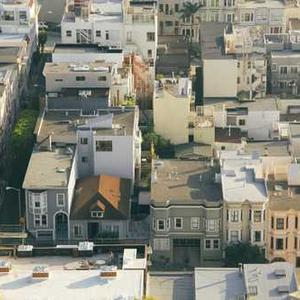
%> input picture Program/mesto.jpg, 300 x 300 px
$ octave slikaBarva.m   (GNU Octave 9; MATLAB toolbox functions it lacks are replaced by stand-ins)
%> lines starting %> are read from the running program, lines starting %| are printed output that depends on the picture
### Program/lmafit.m
function Y = lmafit(data, mask, rank)
    [n1, n2] = size(data);

    %zacnemo z nakljucno generiranima matrikama
    X = rand(n1, rank) * 255 - 127;
    Y = rand(rank, n2) * 255 - 127;
    %Z je na zacetku nastavljen na znane vrednosti
    Z = data .* mask;
    newXY = X*Y;
    stopCriteria = false;
    k = 0;
    while ~stopCriteria
        k = k + 1
        oldXY = newXY;

        %izracun X^(k + 1)
        X = Z*pinv(Y);
        %izracun Y^(k + 1)
        Y = pinv(X)*Z;
        newXY = X*Y;

        %izracun Z^(k + 1), znane vrednosti popravimo
        Z = newXY + ((data - newXY) .* mask);

        %preverimo ce je konvergenci pogoj dosezen
        stopCriteria = canStop(newXY, oldXY);
    end

    Y = Z;
end


%konvergencni pogoj
function b = canStop(A, B)

    parameter = norm(A-B, "fro")
    b = parameter < 1e-4;

end

### Program/solver.m
function Y = matrixMinimization(data, mask, method, rank)

    %vedno moramo podati vsaj data in mask
    if nargin < 2
        error('Zahtevani matriki s podatki in maska')
    end

    %ce metoda ni podana privzamemo algoritem nnm
    if nargin < 3
        method =   'nnm'
    end

    %ce je izbrana metoda nnm ali svt, klicemo primerne funkcije
    switch method
        case 'nnm'
            Y = nnm(data, mask);
            return
        case 'svt'
            Y = svt(data, mask);
            return
    end

    %ce izbrana metoda ni nnm ali svt je potrebno podati informacijo o rangu
    if nargin < 4
        error('Ali ste pozabili podati rang')
    end

    %izberemo primeren algoritem ali obvestimo da ne obstaja
    switch method
        case 'tnnm'
            Y = tnnm(data, mask, rank);
            return
        case 'lmafit'
            Y = lmafit(data, mask, rank);
            return
        case 'asd'
            Y = asd(data, mask, rank);
            return

        otherwise
            error('Taka metoda ne obstaja')
    end

### Program/slikaBarva.m
%nalozimo sliko
img = imread('mesto.jpg');
%> img is the input picture: size 300x300x3 uint8; mean R, G, B 134.5, 134, 122.6
znanihVrednosti = 0.35;
[n1, n2, n3] = size(img)
%> n1 = 300; n2 = 300; n3 = 3
A = zeros(n1*n3, n2);
M = zeros(n1*n3, n2);

for i = 1:n1
    for j = 1:n2
        %z verjetnostjo znanihVrednosti piksel poznamo, matriko pretvorimo v pokoncno
        if(rand() <= znanihVrednosti)
            for z = 0:(n3 - 1)
                A(i + n1*z, j) = img(i, j, z + 1);
                M(i + n1*z, j) = 1;
            end
        end
    end
end
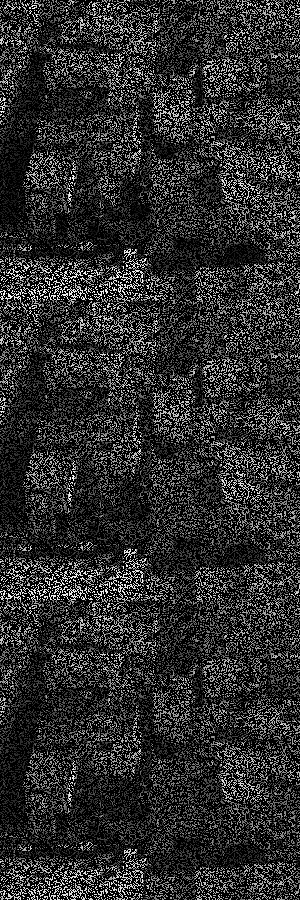
%> A: size 900x300 double; min 0, max 255, mean 46
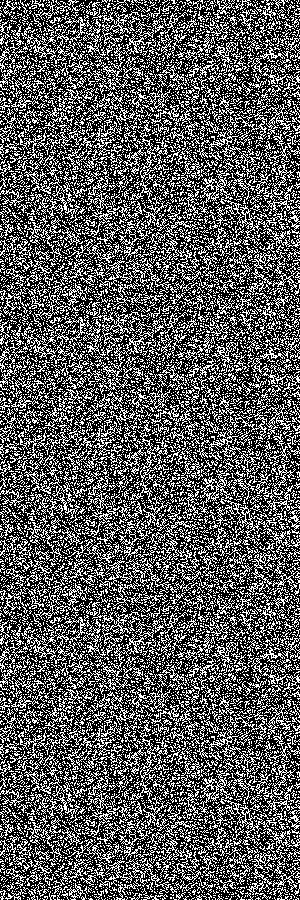
%> M: size 900x300 double; values 0 (black) and 1 (white), 35.3% white in thin lines or dots


%sliko pretvorimo v 3D matriko
Aimg = transform(A, n3);

%zazenemo na poljubmen algoritmu
tic
Y = solver(sparse(A), sparse(M), "lmafit", 22);
% [19 lines not run here, left out]
function Y = transform(A, dimens)
%> called with dimens = 3
    [n1, n2] = size(A);
%> n1 = 900; n2 = 300
    n1 = n1 / dimens;
%> n1 = 300
    for z = 1:dimens
        Y(:, :, z) = A((z-1)*n1+1 : z*n1, :);
    end
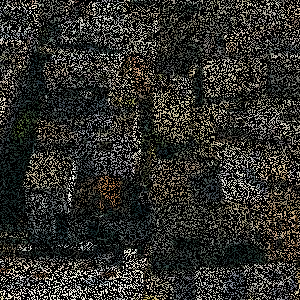
%> Y: size 300x300x3 double; mean R, G, B 47.4, 47.2, 43.2
%> the run ends on the next line
end
